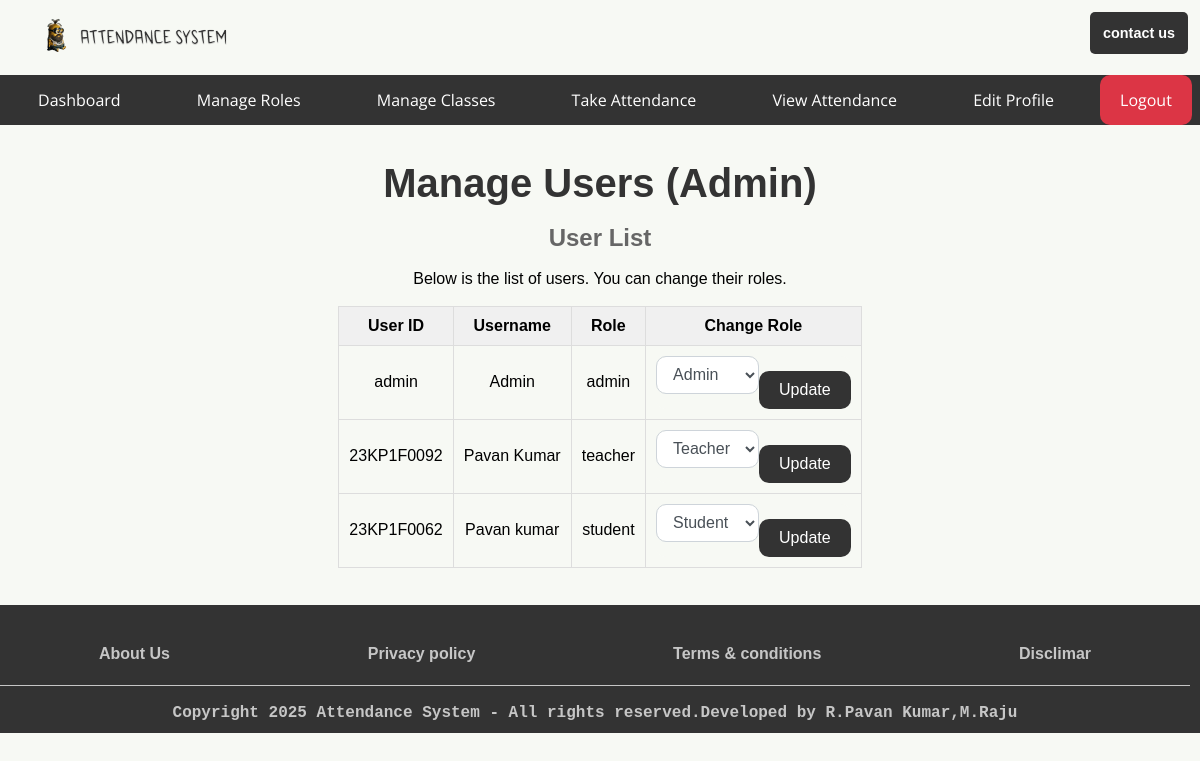
The app's page /admin/manage_roles (signed in), older data.
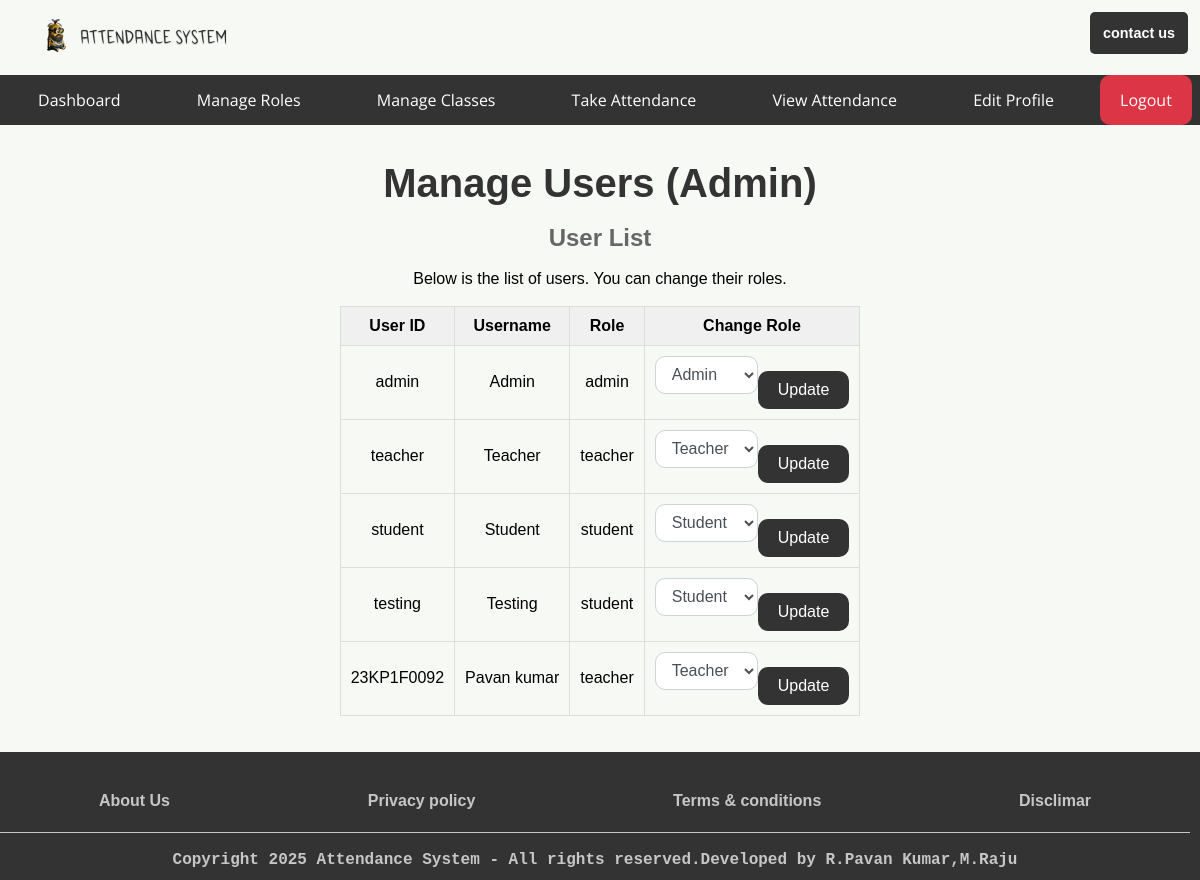
The same page, newer data.
### app.py (models this page shows, shortened)
class User(db.Model):
    userid = db.Column(db.String(10), primary_key=True, unique=True, nullable=False)
    username = db.Column(db.String(150), nullable=False)
    password_hash = db.Column(db.String(150), nullable=False)
    role = db.Column(db.String(50), nullable=False)

### app.py (the view, shortened to what this page needs)
@app.route('/admin/manage_roles', methods=['GET', 'POST'])
@role_required('admin')
def manage_roles():
    users = User.query.all()  # Get all users from the database
    return render_template('auth/dashboards/admin/manage_roles.html', users=users)

### app.py (called while the page is built)
def role_required(roles):
    if not isinstance(roles, list):
        roles = [roles]  # Ensure roles is a list
    def decorator(func):
        @wraps(func)
        def wrapper(*args, **kwargs):
            if 'username' not in session:
                return redirect(url_for('login'))
            user = User.query.filter_by(username=session['username']).first()
            if user.role not in roles:  # Check if the user's role is in the allowed roles list
                return redirect(url_for('index'))  # Redirect to the home page if unauthorized
            return func(*args, **kwargs)
        return wrapper
    return decorator

### templates/auth/dashboards/admin/manage_roles.html (shortened to what this page needs)
{% extends 'base/base_admin.html' %}
{% block body %}
<main>
    <h1>Manage Users (Admin)</h1><br/>
    <h2>User List</h2><br/>
    <p>Below is the list of users. You can change their roles.</p><br/>
    <div style="overflow-x: auto; max-width: 100%;">
    <table>
        <thead>
            <tr>
                <th>User ID</th>
                <th>Username</th>
                <th>Role</th>
                <th>Change Role</th>
            </tr>
        </thead>
        <tbody>
            {% if users %}
                {% for user in users %}
                    <tr>
                        <td>{{ user.userid }}</td>
                        <td>{{ user.username }}</td>
                        <td>{{ user.role }}</td>
                        <td>
                            <form class="role-form" action="{{ url_for('manage_roles') }}" method="POST">
                                <select name="role" class="form-control">
                                    <option value="admin" {% if user.role == 'admin' %}selected{% endif %}>Admin</option>
                                    <option value="teacher" {% if user.role == 'teacher' %}selected{% endif %}>Teacher</option>
                                    <option value="student" {% if user.role == 'student' %}selected{% endif %}>Student</option>
                                </select>
                                <button type="submit" class="role-btn">Update</button>
                            </form>
                        </td>
                    </tr>
                {% endfor %}
            {% else %}
                <tr><td colspan="4">No users found.</td></tr>
            {% endif %}
        </tbody>
    </table>
</div>
</main>
{% endblock body %}

### templates/base/base_admin.html (shortened to what this page needs)
<!DOCTYPE html>
<html lang="en">
<head>
    <link href="{{ url_for('static', filename='styles/index.css') }}" rel="stylesheet">
</head>
<body>
    <div class="container">
        <header>
            <div>
                <img class="figure" src="{{ url_for('static', filename='assets/images/logo/attendance-system-high-resolution-logo-transparent.png') }}" alt="Attendance System logo" title="logo" />
            </div>
            <div class="addbtn">
               <a href="{{ url_for('contact') }}">contact us</a>
            </div>
        </header>
        <nav>
            <ul>
                <li class="hideOnMobile"><a href="/">Dashboard</a></li>
                <li class="hideOnMobile"><a href="{{ url_for('manage_roles') }}">Manage Roles</a></li>
                <li class="hideOnMobile"><a href="{{ url_for('manage_classes', role='admin') }}">Manage Classes</a></li>
                <li class="hideOnMobile"><a href="{{ url_for('maintenance') }}">Take Attendance</a></li>
                <li class="hideOnMobile"><a href="{{ url_for('maintenance') }}">View Attendance</a></li>
                <li class="hideOnMobile"><a href="{{ url_for('edit_profiles') }}">Edit Profile</a></li>
                <li class="hideOnMobile"><a href="{{ url_for('logout') }}" class="logout">Logout</a></li>
            </ul>
        </nav>
{% block body %}{% endblock body %}
        <footer>
            {% block footer %}
            <div id="footm">
            <ul>
                <li><a href="{{ url_for('maintenance') }}">About Us</a></li>
                <li><a href="{{ url_for('maintenance') }}">Privacy policy</a></li>
                <li><a href="{{ url_for('maintenance') }}">Terms & conditions</a></li>
                <li><a href="{{ url_for('maintenance') }}">Disclimar</a></li>
            </ul>
            </div>
            <div class="footcopy"><hr/><br/><strong>Copyright 2025 Attendance System - All rights reserved.Developed by R.Pavan Kumar,M.Raju</strong></div>
            {% endblock footer %}
        </footer>
    </div>
</body>
</html>

### static/styles/index.css (style rules this page uses)
* { background: #f7f9f4; font-family: 'Arial', sans-serif; margin: 0; padding: 0; box-sizing: border-box; font-size: 1rem; text-decoration: none; }
.container { display: flex; flex-wrap: wrap; }
header { display: flex; width: 100%; padding: 1%; align-items: space-evenly; justify-content: space-between; }
header .figure { min-width: 50px; max-width: 250px; min-height: 90%; display: inline-block; }
.addbtn a { background: #333; color: #fff; font-family: sans-serif; font-size: 0.9rem; font-weight: bold; border-radius: 5px; padding: 13px 13px; min-width: 10%; min-height: 10px; max-height: 40px; text-align: center; line-height: 3; }
nav { background: #333; width: 100%; position: sticky; top: 0px; z-index: 1; }
nav ul { width: 100%; list-style: none; display: flex; align-items: center; justify-content: space-around; background: transparent; }
nav ul li { background: transparent; height: 50px; }
nav ul li a { text-decoration: none; font-family: 'Open Sans', sans-serif; background: transparent; color: #ffffff; padding: 0 30px; height: 100%; display: flex; align-items: center; }
a { background: transparent; }
main { display: flex; justify-content: start; align-items: center; flex-direction: column; padding: 3% 0; width: 100%; min-height: 60vh; }
footer { background: #333; width: 100%; display: flex; align-items: space-around; justify-content: space-around; flex-wrap: wrap; padding: 5vh 10px 0 0; color: #ffffff; }
#footm { width: 100%; }
#footm ul { list-style:none; width:100%; display: flex; align-items: space-around; justify-content: space-around; flex-wrap: wrap; }
#footm ul li { list-style: none; font-size: 0.9em; color: #fffFFFB8; font-weight: bold; margin-bottom: 10px; }
#footm ul li a { color: #fffFFFB8; }
footer div, footer ul, footer ul li { background: transparent; }
.footcopy hr { color: #fffFFFB8; height: 1px; border-width: 0; background-color: #fffFFFB8; }
.footcopy, strong { all:unset; width: 100%; text-align: center; margin: 1% 0; font-family: 'Courier New', Courier, monospace; font-weight: bold; background: transparent; color: #fffFFFB8; }
a { text-decoration: none; }
a.logout { background-color: #dc3545; border-color: #dc3545; color: #fff; border-radius: 10px; padding: 10px 20px ; font-size: 16px; text-decoration: none; cursor: pointer; }
form { width: 300px; max-width: 500px; margin: 40px auto; padding: 20px; border: 1px solid #ddd; border-radius: 10px; box-shadow: 0 0 10px rgba(0, 0, 0, 0.1); }
table { margin: 0 auto; border-collapse: collapse; border-spacing: 0; width: 100%; border: 1px solid #ddd; }
th, td { border: 1px solid #ddd; padding: 10px; text-align: center; }
th { background-color: #f0f0f0; }
h1 { text-align: center; font-size: 2.5rem; color: #333; }
h2 { text-align: center; font-size: 1.5rem; color: #666; }
button.role-btn { background-color: #333; color: #fff; border: none; border-radius: 10px; padding: 10px 20px; font-size: 16px; flex-wrap: wrap; text-decoration: none; cursor: pointer; }
form.role-form { width: auto; max-width: auto; margin: 0 auto; padding: 0 0 0 0; border: none; border-radius: none; box-shadow: none; display: flex; }
.form-control { display: block; height: calc(1.5em + .75rem + 2px); padding: .375rem .75rem; font-size: 1rem; font-weight: 400; line-height: 1.5; color: #495057; background-color: #fff; background-clip: padding-box; border: 1px solid #ced4da; border-radius: 10px; transition: border-color .15sease-in-out, box-shadow .15sease-in-out; }
button { width: 100%; padding: 10px; background-color: #ff7b00; border: none; border-radius: 5px; color: white; font-size: 16px; cursor: pointer; margin-top: 15px; }

Row changes from the older to the newer data that the page shows:
removed User: userid "23KP1F0062", username "Pavan kumar", role "student", role "Student"
added User: userid "teacher", username "Teacher", role "teacher", role "Teacher"
added User: userid "student", username "Student", role "student", role "Student"
added User: userid "testing", username "Testing", role "student", role "Student"
changed User "23KP1F0092": username "Pavan Kumar" → "Pavan kumar"
